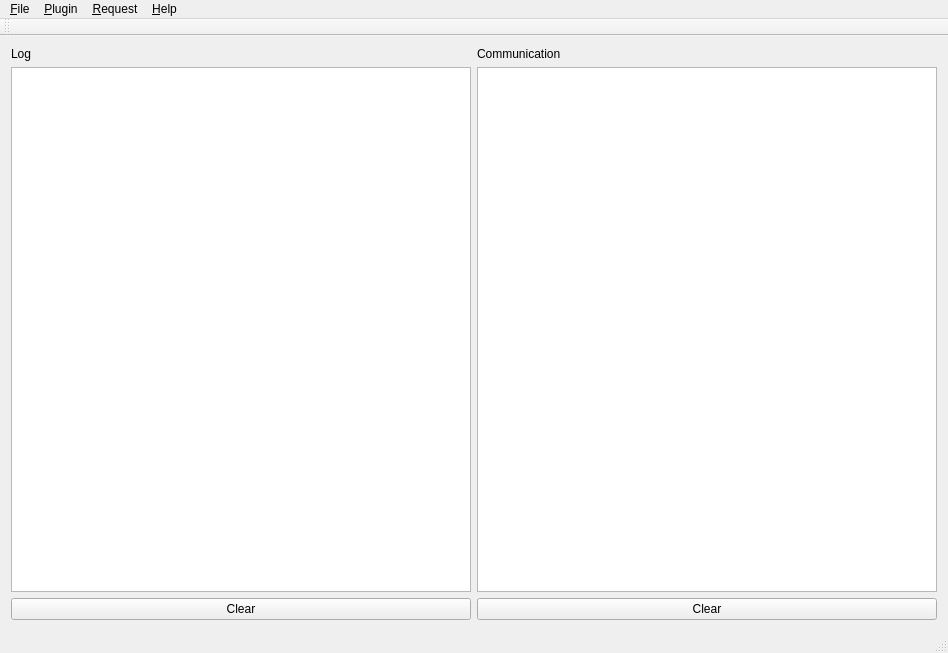
<?xml version="1.0" encoding="UTF-8"?>
<ui version="4.0">
 <class>QtStsPluginTestGuiClass</class>
 <widget class="QMainWindow" name="QtStsPluginTestGuiClass">
  <property name="geometry">
   <rect>
    <x>0</x>
    <y>0</y>
    <width>948</width>
    <height>653</height>
   </rect>
  </property>
  <property name="windowTitle">
   <string>QtStsPlugin Test GUI</string>
  </property>
  <widget class="QWidget" name="centralWidget">
   <layout class="QHBoxLayout" name="centralLayout">
    <item>
     <layout class="QVBoxLayout" name="logLayout">
      <item>
       <widget class="QLabel" name="logLabel">
        <property name="text">
         <string>Log</string>
        </property>
       </widget>
      </item>
      <item>
       <widget class="QTextEdit" name="logText">
        <property name="readOnly">
         <bool>true</bool>
        </property>
       </widget>
      </item>
      <item>
       <widget class="QPushButton" name="logClearButton">
        <property name="text">
         <string>Clear</string>
        </property>
       </widget>
      </item>
     </layout>
    </item>
    <item>
     <layout class="QVBoxLayout" name="communicationLayout">
      <item>
       <widget class="QLabel" name="communicationLabel">
        <property name="text">
         <string>Communication</string>
        </property>
       </widget>
      </item>
      <item>
       <widget class="QTextEdit" name="communicationText">
        <property name="readOnly">
         <bool>true</bool>
        </property>
       </widget>
      </item>
      <item>
       <widget class="QPushButton" name="communicationButton">
        <property name="text">
         <string>Clear</string>
        </property>
       </widget>
      </item>
     </layout>
    </item>
   </layout>
  </widget>
  <widget class="QMenuBar" name="menuBar">
   <property name="geometry">
    <rect>
     <x>0</x>
     <y>0</y>
     <width>948</width>
     <height>21</height>
    </rect>
   </property>
   <widget class="QMenu" name="menuFile">
    <property name="title">
     <string>&amp;File</string>
    </property>
    <addaction name="actionQuit"/>
   </widget>
   <widget class="QMenu" name="menuRequest">
    <property name="title">
     <string>&amp;Request</string>
    </property>
    <addaction name="actionSimTime"/>
    <addaction name="actionSignalBoxInfo"/>
    <addaction name="actionHeat"/>
    <addaction name="actionStitz"/>
    <addaction name="actionTrainList"/>
    <addaction name="actionTrainInfo"/>
    <addaction name="actionTimetable"/>
   </widget>
   <widget class="QMenu" name="menuHelp">
    <property name="title">
     <string>&amp;Help</string>
    </property>
    <addaction name="actionAbout"/>
    <addaction name="actionAboutQt"/>
   </widget>
   <widget class="QMenu" name="menuPlugin">
    <property name="title">
     <string>&amp;Plugin</string>
    </property>
    <addaction name="actionInstantiate"/>
    <addaction name="actionDestroy"/>
    <addaction name="separator"/>
    <addaction name="actionSetConnection"/>
    <addaction name="separator"/>
    <addaction name="actionConnect"/>
   </widget>
   <addaction name="menuFile"/>
   <addaction name="menuPlugin"/>
   <addaction name="menuRequest"/>
   <addaction name="menuHelp"/>
  </widget>
  <widget class="QToolBar" name="mainToolBar">
   <attribute name="toolBarArea">
    <enum>TopToolBarArea</enum>
   </attribute>
   <attribute name="toolBarBreak">
    <bool>false</bool>
   </attribute>
  </widget>
  <widget class="QStatusBar" name="statusBar"/>
  <action name="actionConnect">
   <property name="checkable">
    <bool>true</bool>
   </property>
   <property name="text">
    <string>&amp;Connect</string>
   </property>
  </action>
  <action name="actionQuit">
   <property name="text">
    <string>&amp;Quit</string>
   </property>
  </action>
  <action name="actionInstantiate">
   <property name="text">
    <string>&amp;Instantiate...</string>
   </property>
  </action>
  <action name="actionDestroy">
   <property name="text">
    <string>&amp;Destroy</string>
   </property>
  </action>
  <action name="actionSetConnection">
   <property name="text">
    <string>&amp;Set Connection...</string>
   </property>
  </action>
  <action name="actionAbout">
   <property name="text">
    <string>&amp;About...</string>
   </property>
  </action>
  <action name="actionAboutQt">
   <property name="text">
    <string>About &amp;Qt...</string>
   </property>
  </action>
  <action name="actionSimTime">
   <property name="text">
    <string>Sim &amp;Time</string>
   </property>
  </action>
  <action name="actionSignalBoxInfo">
   <property name="text">
    <string>Signal &amp;Box Info</string>
   </property>
  </action>
  <action name="actionHeat">
   <property name="text">
    <string>&amp;Heat</string>
   </property>
  </action>
  <action name="actionStitz">
   <property name="text">
    <string>STIT&amp;Z</string>
   </property>
  </action>
  <action name="actionTrainList">
   <property name="text">
    <string>T&amp;rain List</string>
   </property>
  </action>
  <action name="actionTrainInfo">
   <property name="text">
    <string>Train &amp;Info...</string>
   </property>
  </action>
  <action name="actionTimetable">
   <property name="text">
    <string>Timet&amp;able...</string>
   </property>
  </action>
 </widget>
 <layoutdefault spacing="6" margin="11"/>
 <tabstops>
  <tabstop>logText</tabstop>
  <tabstop>logClearButton</tabstop>
  <tabstop>communicationText</tabstop>
  <tabstop>communicationButton</tabstop>
 </tabstops>
 <resources>
  <include location="QtStsPluginTestGui.qrc"/>
 </resources>
 <connections>
  <connection>
   <sender>logClearButton</sender>
   <signal>clicked()</signal>
   <receiver>logText</receiver>
   <slot>clear()</slot>
   <hints>
    <hint type="sourcelabel">
     <x>174</x>
     <y>587</y>
    </hint>
    <hint type="destinationlabel">
     <x>174</x>
     <y>517</y>
    </hint>
   </hints>
  </connection>
  <connection>
   <sender>communicationButton</sender>
   <signal>clicked()</signal>
   <receiver>communicationText</receiver>
   <slot>clear()</slot>
   <hints>
    <hint type="sourcelabel">
     <x>682</x>
     <y>575</y>
    </hint>
    <hint type="destinationlabel">
     <x>683</x>
     <y>478</y>
    </hint>
   </hints>
  </connection>
 </connections>
</ui>
